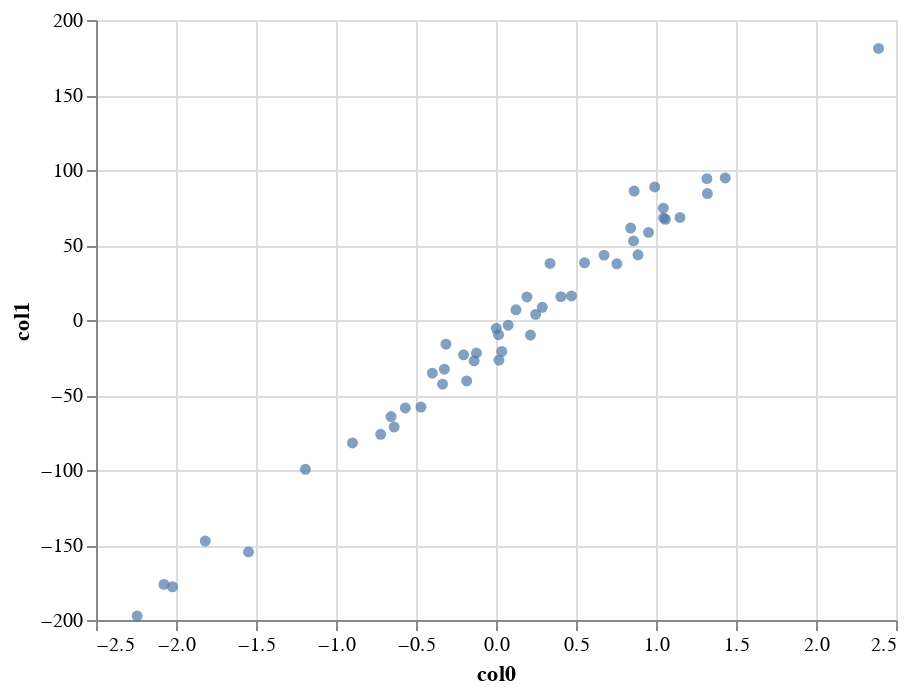

The notebook cell saved with this chart:
### Code cell
X, y = make_regression(n_samples=50, n_features=1, noise=10, bias=-14.5, random_state=1234)
make_chart(X,y)

### Figure 1 — Vega-Lite specification as saved in the notebook (floating-point values rounded to 4 significant figures)
{"config": {"view": {"continuousWidth": 400, "continuousHeight": 300}}, "data": {"name": "data-4972c5232e06aa65977a9e2f6cdac5c9"}, "mark": "circle", "encoding": {"x": {"field": "col0", "type": "quantitative"}, "y": {"field": "col1", "type": "quantitative"}}, "$schema": "https://vega.github.io/schema/vega-lite/v4.17.0.json", "datasets": {"data-4972c5232e06aa65977a9e2f6cdac5c9": [{"col0": 0.7554, "col1": 37.5}, {"col0": 0.3374, "col1": 37.73}, {"col0": -0.3341, "col1": -42.74}, {"col0": 0.4714, "col1": 16.05}, {"col0": 0.6756, "col1": 43.25}, {"col0": 0.1247, "col1": 6.787}, {"col0": -0.1831, "col1": -40.6}, {"col0": -2.021, "col1": -177.8}, {"col0": -1.191, "col1": -99.51}, {"col0": -0.3228, "col1": -32.77}, {"col0": 1.059, "col1": 67.15}, {"col0": -0.6365, "col1": -71.36}, {"col0": -0.2026, "col1": -23.19}, {"col0": -2.075, "col1": -176.3}, {"col0": 0.4055, "col1": 15.57}, {"col0": -0.7206, "col1": -76.18}, {"col0": 1.15, "col1": 68.37}, {"col0": -0.3127, "col1": -16.14}, {"col0": -0.5664, "col1": -58.66}, {"col0": 0.9919, "col1": 88.68}, {"col0": -0.1368, "col1": -27.2}, {"col0": 0.002118, "col1": -5.532}, {"col0": -2.243, "col1": -197.3}, {"col0": 1.046, "col1": 74.54}, {"col0": -0.1221, "col1": -21.92}, {"col0": 0.2478, "col1": 3.76}, {"col0": 0.8596, "col1": 52.74}, {"col0": 0.0762, "col1": -3.489}, {"col0": 0.01829, "col1": -26.79}, {"col0": 1.433, "col1": 94.71}, {"col0": 0.8872, "col1": 43.45}, {"col0": -1.817, "col1": -147.4}, {"col0": 1.321, "col1": 84.31}, {"col0": 0.2153, "col1": -10.05}, {"col0": -1.547, "col1": -154.6}, {"col0": 0.1934, "col1": 15.36}, {"col0": -0.656, "col1": -64.39}, {"col0": -0.8972, "col1": -81.99}, {"col0": 0.5534, "col1": 38.14}, {"col0": 0.0157, "col1": -9.782}, {"col0": 1.048, "col1": 68.04}, {"col0": 0.03614, "col1": -20.97}, {"col0": 0.9533, "col1": 58.41}, {"col0": 1.318, "col1": 94.24}, {"col0": 2.391, "col1": 181.0}, {"col0": -0.4693, "col1": -58.05}, {"col0": 0.8637, "col1": 85.98}, {"col0": 0.8417, "col1": 61.32}, {"col0": -0.3978, "col1": -35.41}, {"col0": 0.2891, "col1": 8.497}]}}
